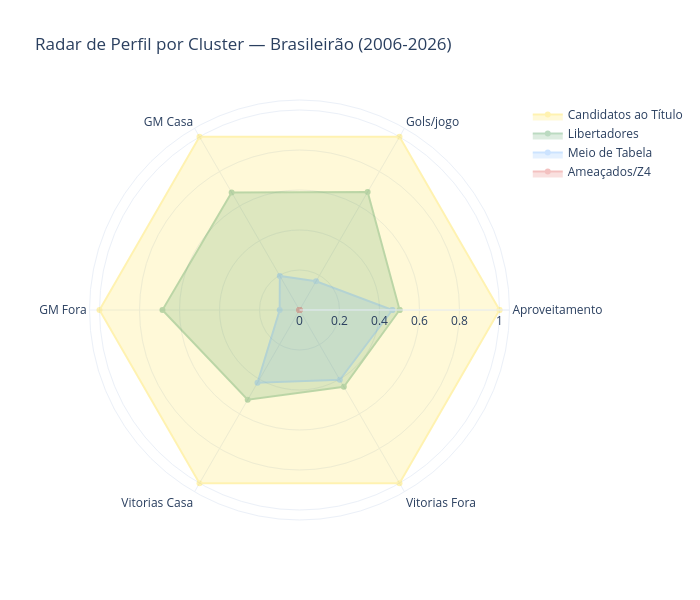

Notebook cell for this chart:
### Code cell
# === GRÁFICO 4: RADAR POR CLUSTER ===

radar_features = ['aproveitamento', 'media_gm', 'gm_casa', 'gm_fora',
                  'vit_casa', 'vit_fora']
radar_labels = ['Aproveitamento', 'Gols/jogo', 'GM Casa', 'GM Fora',
                'Vitorias Casa', 'Vitorias Fora']

# Normalizar para 0-1
radar_data = df_metricas.groupby('perfil')[radar_features].mean()
radar_norm = (radar_data - radar_data.min()) / (radar_data.max() - radar_data.min())

fig_radar = go.Figure()

for perfil in ['Candidatos ao Título', 'Libertadores', 'Meio de Tabela', 'Ameaçados/Z4']:
    if perfil in radar_norm.index:
        vals = radar_norm.loc[perfil].values.tolist()
        vals.append(vals[0])  # fechar o polígono
        fig_radar.add_trace(go.Scatterpolar(
            r=vals,
            theta=radar_labels + [radar_labels[0]],
            name=perfil,
            line=dict(color=cluster_colors[perfil], width=2),
            fill='toself', opacity=0.3
        ))

fig_radar.update_layout(
    title='Radar de Perfil por Cluster — Brasileirão (2006-2026)',
    polar=dict(radialaxis=dict(visible=True, range=[0, 1.05])),
    template='plotly_white',
    width=700, height=600,
)

fig_radar.show()
path = '../charts/cluster_radar.html'
fig_radar.write_html(path, include_plotlyjs='cdn')

# Adiciona descrição estatística
_desc = "Radar chart dos centróides de cada cluster, comparando métricas normalizadas de ataque, defesa e aproveitamento entre os perfis identificados."
with open(path) as f:
    html = f.read()
html = html.replace('<div>', f'<p style="text-align:center;color:#666;font-size:13px;font-family:sans-serif;margin:8px 0 0 0;">{_desc}</p>\n<div>', 1)
with open(path, 'w') as f:
    f.write(html)

print('Gráfico exportado: charts/cluster_radar.html')

### Figure 1 — Plotly figure (JSON) as saved in the notebook; plotly's stock layout.template omitted (floating-point values rounded to 4 significant figures)
{"data": [{"fill": "toself", "line": {"color": "#ffd700", "width": 2}, "name": "Candidatos ao Título", "opacity": 0.3, "r": [1.0, 1.0, 1.0, 1.0, 1.0, 1.0, 1.0], "theta": ["Aproveitamento", "Gols/jogo", "GM Casa", "GM Fora", "Vitorias Casa", "Vitorias Fora", "Aproveitamento"], "type": "scatterpolar"}, {"fill": "toself", "line": {"color": "#238636", "width": 2}, "name": "Libertadores", "opacity": 0.3, "r": [0.5006, 0.6815, 0.6785, 0.6852, 0.518, 0.443, 0.5006], "theta": ["Aproveitamento", "Gols/jogo", "GM Casa", "GM Fora", "Vitorias Casa", "Vitorias Fora", "Aproveitamento"], "type": "scatterpolar"}, {"fill": "toself", "line": {"color": "#58a6ff", "width": 2}, "name": "Meio de Tabela", "opacity": 0.3, "r": [0.4643, 0.1655, 0.1968, 0.09905, 0.4201, 0.403, 0.4643], "theta": ["Aproveitamento", "Gols/jogo", "GM Casa", "GM Fora", "Vitorias Casa", "Vitorias Fora", "Aproveitamento"], "type": "scatterpolar"}, {"fill": "toself", "line": {"color": "#da3633", "width": 2}, "name": "Ameaçados/Z4", "opacity": 0.3, "r": [0.0, 0.0, 0.0, 0.0, 0.0, 0.0, 0.0], "theta": ["Aproveitamento", "Gols/jogo", "GM Casa", "GM Fora", "Vitorias Casa", "Vitorias Fora", "Aproveitamento"], "type": "scatterpolar"}], "layout": {"height": 600, "polar": {"radialaxis": {"range": [0, 1.05], "visible": true}}, "title": {"text": "Radar de Perfil por Cluster — Brasileirão (2006-2026)"}, "width": 700}}
